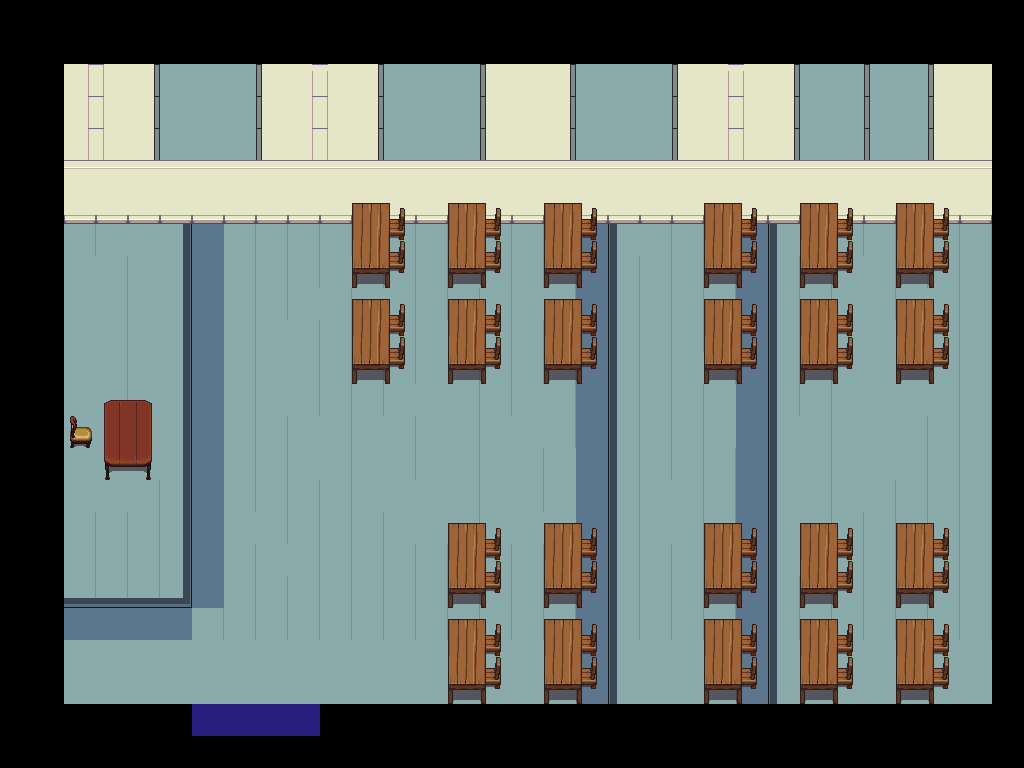

The image is a tile-based game level rendered from a .tmx file. Its description and source (layers, tilesets, objects; grid data summarised) follow:
An orthogonal 32x24 tile map with 32x32 px tiles, 8 tile layers (sol, sol2, vers_etage1Couloir1, noir 99, ...), 7 tilesets.

<map version="1.8" tiledversion="1.8.2" orientation="orthogonal" renderorder="right-down" width="32" height="24" tilewidth="32" tileheight="32" infinite="0" nextlayerid="12" nextobjectid="1">
 <tileset firstgid="1" name="porte" tilewidth="32" tileheight="32" tilecount="16" columns="4">
  <image source="porte.png" trans="ff00ff" width="128" height="128" />
 </tileset>
 <tileset firstgid="17" source="test_porte(10).tsx" />
 <tileset firstgid="33" source="couleur.tsx" />
 <tileset firstgid="42" source="Interior.tsx" />
 <tileset firstgid="1066" source="porte.tsx" />
 <tileset firstgid="1082" source="pixel-cyberpunk-interior.tsx" />
 <tileset firstgid="1313" source="poignet.tsx" />
 <layer id="2" name="sol" width="32" height="24">
  <data>[768 cells, 435 non-empty, 2 distinct tile ids]</data>
 </layer>
 <layer id="10" name="sol2" width="32" height="24">
  <data>[768 cells, 91 non-empty, 6 distinct tile ids]</data>
 </layer>
 <layer id="6" name="vers_etage1Couloir1" width="32" height="24">
  <data>[768 cells, 4 non-empty, 1 distinct tile ids]</data>
 </layer>
 <layer id="5" name="noir 99" width="32" height="24">
  <data>[768 cells, 184 non-empty, 4 distinct tile ids]</data>
 </layer>
 <layer id="7" name="couleur mur 99" width="32" height="24">
  <data>[768 cells, 145 non-empty, 2 distinct tile ids]</data>
 </layer>
 <layer id="4" name="mur 99" width="32" height="24">
  <data>[768 cells, 76 non-empty, 6 distinct tile ids]</data>
 </layer>
 <layer id="11" name="bureaux 99" width="32" height="24">
  <data>[768 cells, 139 non-empty, 13 distinct tile ids]</data>
 </layer>
 <layer id="9" name="fenetre 99" width="32" height="24">
  <data>[768 cells, 27 non-empty, 2 distinct tile ids]</data>
 </layer>
</map>
